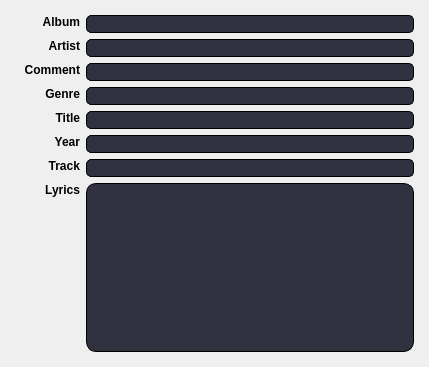
                   <widget class="QWidget" name="TagInfoSaWd">
                    <property name="geometry">
                     <rect>
                      <x>0</x>
                      <y>0</y>
                      <width>429</width>
                      <height>367</height>
                     </rect>
                    </property>
                    <layout class="QFormLayout" name="formLayout">
                     <property name="fieldGrowthPolicy">
                      <enum>QFormLayout::AllNonFixedFieldsGrow</enum>
                     </property>
                     <property name="leftMargin">
                      <number>15</number>
                     </property>
                     <property name="topMargin">
                      <number>15</number>
                     </property>
                     <property name="rightMargin">
                      <number>15</number>
                     </property>
                     <property name="bottomMargin">
                      <number>15</number>
                     </property>
                     <item row="0" column="0">
                      <widget class="QLabel" name="Album">
                       <property name="sizePolicy">
                        <sizepolicy hsizetype="Fixed" vsizetype="Fixed">
                         <horstretch>0</horstretch>
                         <verstretch>0</verstretch>
                        </sizepolicy>
                       </property>
                       <property name="minimumSize">
                        <size>
                         <width>65</width>
                         <height>0</height>
                        </size>
                       </property>
                       <property name="maximumSize">
                        <size>
                         <width>65</width>
                         <height>16777215</height>
                        </size>
                       </property>
                       <property name="styleSheet">
                        <string notr="true">font-weight: bold;</string>
                       </property>
                       <property name="text">
                        <string>Album</string>
                       </property>
                       <property name="alignment">
                        <set>Qt::AlignRight|Qt::AlignTrailing|Qt::AlignVCenter</set>
                       </property>
                      </widget>
                     </item>
                     <item row="0" column="1">
                      <widget class="QLineEdit" name="AlbumLe">
                       <property name="sizePolicy">
                        <sizepolicy hsizetype="Preferred" vsizetype="Preferred">
                         <horstretch>0</horstretch>
                         <verstretch>0</verstretch>
                        </sizepolicy>
                       </property>
                       <property name="styleSheet">
                        <string notr="true">QLineEdit {
    border: 1px solid black;
    border-radius: 5px;
    background: #303240;
    selection-background-color: darkgray;
}</string>
                       </property>
                      </widget>
                     </item>
                     <item row="1" column="0">
                      <widget class="QLabel" name="Artist">
                       <property name="sizePolicy">
                        <sizepolicy hsizetype="Fixed" vsizetype="Fixed">
                         <horstretch>0</horstretch>
                         <verstretch>0</verstretch>
                        </sizepolicy>
                       </property>
                       <property name="minimumSize">
                        <size>
                         <width>65</width>
                         <height>0</height>
                        </size>
                       </property>
                       <property name="maximumSize">
                        <size>
                         <width>65</width>
                         <height>16777215</height>
                        </size>
                       </property>
                       <property name="styleSheet">
                        <string notr="true">font-weight: bold;</string>
                       </property>
                       <property name="text">
                        <string>Artist</string>
                       </property>
                       <property name="alignment">
                        <set>Qt::AlignRight|Qt::AlignTrailing|Qt::AlignVCenter</set>
                       </property>
                      </widget>
                     </item>
                     <item row="1" column="1">
                      <widget class="QLineEdit" name="ArtistLe">
                       <property name="sizePolicy">
                        <sizepolicy hsizetype="Preferred" vsizetype="Preferred">
                         <horstretch>0</horstretch>
                         <verstretch>0</verstretch>
                        </sizepolicy>
                       </property>
                       <property name="styleSheet">
                        <string notr="true">QLineEdit {
    border: 1px solid black;
    border-radius: 5px;
    background: #303240;
    selection-background-color: darkgray;
}</string>
                       </property>
                      </widget>
                     </item>
                     <item row="2" column="0">
                      <widget class="QLabel" name="Comment">
                       <property name="sizePolicy">
                        <sizepolicy hsizetype="Fixed" vsizetype="Fixed">
                         <horstretch>0</horstretch>
                         <verstretch>0</verstretch>
                        </sizepolicy>
                       </property>
                       <property name="minimumSize">
                        <size>
                         <width>65</width>
                         <height>0</height>
                        </size>
                       </property>
                       <property name="maximumSize">
                        <size>
                         <width>65</width>
                         <height>16777215</height>
                        </size>
                       </property>
                       <property name="styleSheet">
                        <string notr="true">font-weight: bold;</string>
                       </property>
                       <property name="text">
                        <string>Comment</string>
                       </property>
                       <property name="alignment">
                        <set>Qt::AlignRight|Qt::AlignTrailing|Qt::AlignVCenter</set>
                       </property>
                      </widget>
                     </item>
                     <item row="2" column="1">
                      <widget class="QLineEdit" name="CommentLe">
                       <property name="sizePolicy">
                        <sizepolicy hsizetype="Preferred" vsizetype="Preferred">
                         <horstretch>0</horstretch>
                         <verstretch>0</verstretch>
                        </sizepolicy>
                       </property>
                       <property name="styleSheet">
                        <string notr="true">QLineEdit {
    border: 1px solid black;
    border-radius: 5px;
    background: #303240;
    selection-background-color: darkgray;
}</string>
                       </property>
                      </widget>
                     </item>
                     <item row="3" column="0">
                      <widget class="QLabel" name="Genre">
                       <property name="sizePolicy">
                        <sizepolicy hsizetype="Fixed" vsizetype="Fixed">
                         <horstretch>0</horstretch>
                         <verstretch>0</verstretch>
                        </sizepolicy>
                       </property>
                       <property name="minimumSize">
                        <size>
                         <width>65</width>
                         <height>0</height>
                        </size>
                       </property>
                       <property name="maximumSize">
                        <size>
                         <width>65</width>
                         <height>16777215</height>
                        </size>
                       </property>
                       <property name="styleSheet">
                        <string notr="true">font-weight: bold;</string>
                       </property>
                       <property name="text">
                        <string>Genre</string>
                       </property>
                       <property name="alignment">
                        <set>Qt::AlignRight|Qt::AlignTrailing|Qt::AlignVCenter</set>
                       </property>
                      </widget>
                     </item>
                     <item row="3" column="1">
                      <widget class="QLineEdit" name="GenreLe">
                       <property name="sizePolicy">
                        <sizepolicy hsizetype="Preferred" vsizetype="Preferred">
                         <horstretch>0</horstretch>
                         <verstretch>0</verstretch>
                        </sizepolicy>
                       </property>
                       <property name="styleSheet">
                        <string notr="true">QLineEdit {
    border: 1px solid black;
    border-radius: 5px;
    background: #303240;
    selection-background-color: darkgray;
}</string>
                       </property>
                      </widget>
                     </item>
                     <item row="4" column="0">
                      <widget class="QLabel" name="Title">
                       <property name="sizePolicy">
                        <sizepolicy hsizetype="Fixed" vsizetype="Fixed">
                         <horstretch>0</horstretch>
                         <verstretch>0</verstretch>
                        </sizepolicy>
                       </property>
                       <property name="minimumSize">
                        <size>
                         <width>65</width>
                         <height>0</height>
                        </size>
                       </property>
                       <property name="maximumSize">
                        <size>
                         <width>65</width>
                         <height>16777215</height>
                        </size>
                       </property>
                       <property name="styleSheet">
                        <string notr="true">font-weight: bold;</string>
                       </property>
                       <property name="text">
                        <string>Title</string>
                       </property>
                       <property name="alignment">
                        <set>Qt::AlignRight|Qt::AlignTrailing|Qt::AlignVCenter</set>
                       </property>
                      </widget>
                     </item>
                     <item row="4" column="1">
                      <widget class="QLineEdit" name="TitleLe">
                       <property name="sizePolicy">
                        <sizepolicy hsizetype="Preferred" vsizetype="Preferred">
                         <horstretch>0</horstretch>
                         <verstretch>0</verstretch>
                        </sizepolicy>
                       </property>
                       <property name="styleSheet">
                        <string notr="true">QLineEdit {
    border: 1px solid black;
    border-radius: 5px;
    background: #303240;
    selection-background-color: darkgray;
}</string>
                       </property>
                      </widget>
                     </item>
                     <item row="5" column="0">
                      <widget class="QLabel" name="Year">
                       <property name="sizePolicy">
                        <sizepolicy hsizetype="Fixed" vsizetype="Fixed">
                         <horstretch>0</horstretch>
                         <verstretch>0</verstretch>
                        </sizepolicy>
                       </property>
                       <property name="minimumSize">
                        <size>
                         <width>65</width>
                         <height>0</height>
                        </size>
                       </property>
                       <property name="maximumSize">
                        <size>
                         <width>65</width>
                         <height>16777215</height>
                        </size>
                       </property>
                       <property name="styleSheet">
                        <string notr="true">font-weight: bold;</string>
                       </property>
                       <property name="text">
                        <string>Year</string>
                       </property>
                       <property name="alignment">
                        <set>Qt::AlignRight|Qt::AlignTrailing|Qt::AlignVCenter</set>
                       </property>
                      </widget>
                     </item>
                     <item row="5" column="1">
                      <widget class="QLineEdit" name="YearLe">
                       <property name="sizePolicy">
                        <sizepolicy hsizetype="Preferred" vsizetype="Preferred">
                         <horstretch>0</horstretch>
                         <verstretch>0</verstretch>
                        </sizepolicy>
                       </property>
                       <property name="styleSheet">
                        <string notr="true">QLineEdit {
    border: 1px solid black;
    border-radius: 5px;
    background: #303240;
    selection-background-color: darkgray;
}</string>
                       </property>
                      </widget>
                     </item>
                     <item row="6" column="0">
                      <widget class="QLabel" name="Track">
                       <property name="sizePolicy">
                        <sizepolicy hsizetype="Fixed" vsizetype="Fixed">
                         <horstretch>0</horstretch>
                         <verstretch>0</verstretch>
                        </sizepolicy>
                       </property>
                       <property name="minimumSize">
                        <size>
                         <width>65</width>
                         <height>0</height>
                        </size>
                       </property>
                       <property name="maximumSize">
                        <size>
                         <width>65</width>
                         <height>16777215</height>
                        </size>
                       </property>
                       <property name="styleSheet">
                        <string notr="true">font-weight: bold;</string>
                       </property>
                       <property name="text">
                        <string>Track</string>
                       </property>
                       <property name="alignment">
                        <set>Qt::AlignRight|Qt::AlignTrailing|Qt::AlignVCenter</set>
                       </property>
                      </widget>
                     </item>
                     <item row="6" column="1">
                      <widget class="QLineEdit" name="TrackLe">
                       <property name="sizePolicy">
                        <sizepolicy hsizetype="Preferred" vsizetype="Preferred">
                         <horstretch>0</horstretch>
                         <verstretch>0</verstretch>
                        </sizepolicy>
                       </property>
                       <property name="styleSheet">
                        <string notr="true">QLineEdit {
    border: 1px solid black;
    border-radius: 5px;
    background: #303240;
    selection-background-color: darkgray;
}</string>
                       </property>
                      </widget>
                     </item>
                     <item row="7" column="0">
                      <widget class="QLabel" name="Lyrics">
                       <property name="sizePolicy">
                        <sizepolicy hsizetype="Fixed" vsizetype="Fixed">
                         <horstretch>0</horstretch>
                         <verstretch>0</verstretch>
                        </sizepolicy>
                       </property>
                       <property name="minimumSize">
                        <size>
                         <width>65</width>
                         <height>0</height>
                        </size>
                       </property>
                       <property name="maximumSize">
                        <size>
                         <width>65</width>
                         <height>16777215</height>
                        </size>
                       </property>
                       <property name="styleSheet">
                        <string notr="true">font-weight: bold;</string>
                       </property>
                       <property name="text">
                        <string>Lyrics</string>
                       </property>
                       <property name="alignment">
                        <set>Qt::AlignRight|Qt::AlignTrailing|Qt::AlignVCenter</set>
                       </property>
                      </widget>
                     </item>
                     <item row="7" column="1">
                      <widget class="QTextEdit" name="LyricsTe">
                       <property name="sizePolicy">
                        <sizepolicy hsizetype="Preferred" vsizetype="Preferred">
                         <horstretch>0</horstretch>
                         <verstretch>0</verstretch>
                        </sizepolicy>
                       </property>
                       <property name="styleSheet">
                        <string notr="true">QTextEdit {
    border: 1px solid black;
    border-radius: 10px;
    background: #303240;
    selection-background-color: darkgray;
}
</string>
                       </property>
                      </widget>
                     </item>
                    </layout>
                   </widget>
